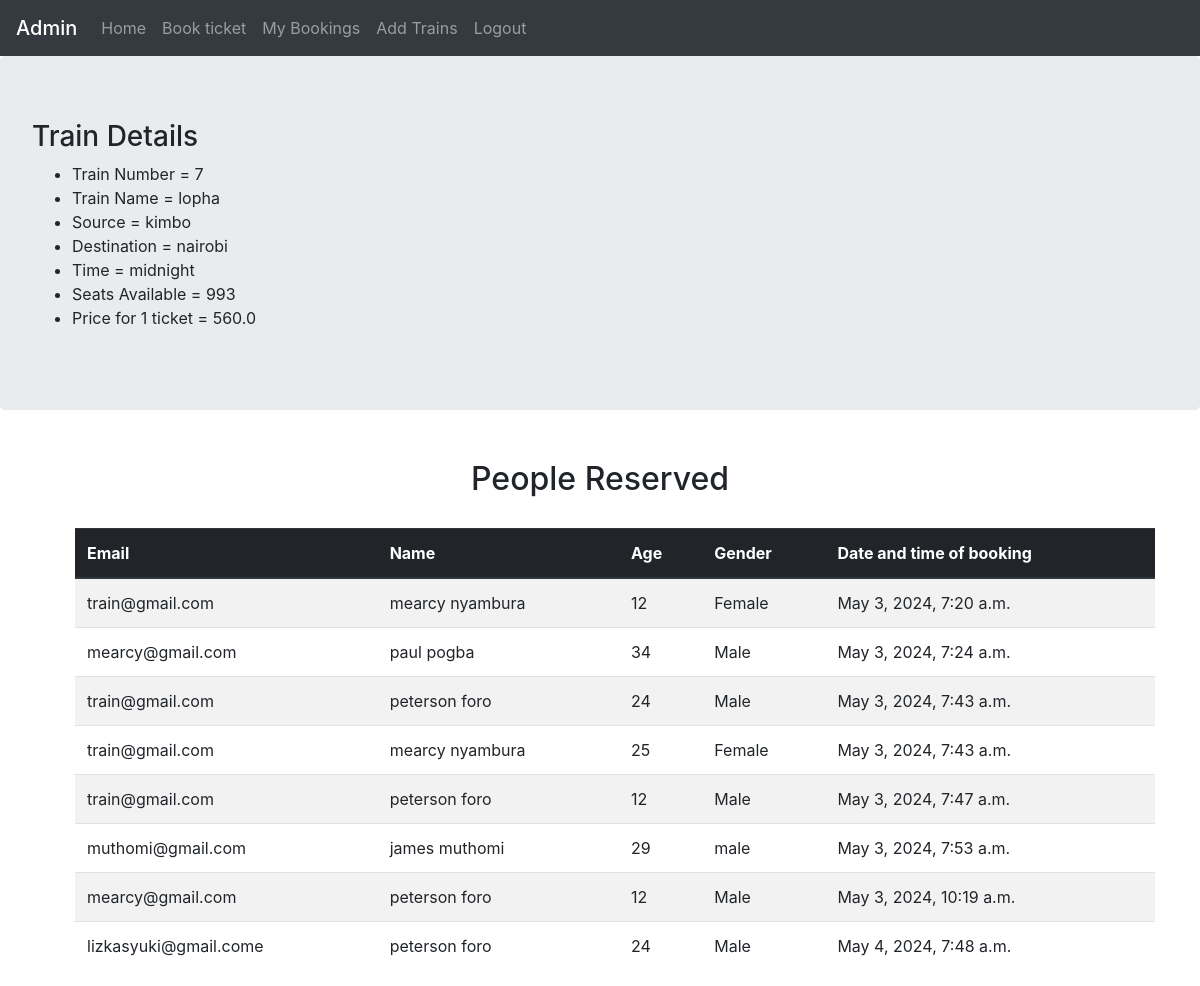
The app's page /reservation/7 (signed in) with its own data.
### reservation/models.py (models this page shows)
class trains(models.Model):
    train_name=models.CharField(max_length=50)
    source=models.CharField(max_length=50)
    destination=models.CharField(max_length=50)
    time=models.TimeField(auto_now=False, auto_now_add=False)
    price=models.FloatField(default=120)
    seats_available=models.IntegerField()

class person(models.Model):
    name=models.CharField(max_length=50)
    age=models.IntegerField()
    gender=models.CharField(max_length=50)
    email=models.EmailField(max_length=254)
    date_and_time_of_booking=models.DateTimeField(auto_now_add=True)
    train=models.ForeignKey('trains', on_delete=models.CASCADE)

### reservation/views.py (the view)
# urls.py: path('<train_id>',views.train_id,name="train_id"),
def train_id(request, train_id):
    if not request.user.is_superuser:
        return render(request, './error.html', {'msg': "Not an Admin"})
    l = trains.objects.get(pk=train_id)
    persons = l.person_set.all()
    context = {
        'train': l,
        'persons': persons
    }
    return render(request, './viewperson.html', context)

### reservation/templates/viewperson.html
{% extends "./base.html" %}
{% block content %}
<body>
    <div class='jumbotron'>
        <h3> Train Details </h3>
        <ul>
            <li>Train Number = {{train.pk}}</li>
            <li>Train Name = {{train.train_name}}</li>
            <li>Source = {{train.source}}</li>
            <li>Destination = {{train.destination}}</li>
            <li>Time = {{train.time}}</li>
            <li>Seats Available = {{train.seats_available}}</li>
            <li>Price for 1 ticket = {{train.price}}</li>
        </ul>
    </div>
    <div style="margin-top: 50px;">
        <center><h2>People Reserved</h2></center>
        <table class="table table-striped" style="width: 90%;margin-left:75px ;margin-top: 30px;">
            <thead class="thead-dark">
                <tr>
                    <th scope="col">Email</th>
                    <th scope="col">Name</th>
                    <th scope="col">Age</th>
                    <th scope="col">Gender</th>
                    <th scope="col">Date and time of booking</th>
                </tr>
            </thead>
            <tbody>
                {%for p in persons%}
                <tr>
                    <td>{{p.email}}</td>
                    <td>{{p.name}}</td>
                    <td>{{p.age}}</td>
                    <td>{{p.gender}}</td>
                    <td>{{p.date_and_time_of_booking}}</td>
                </tr>
                {% endfor %}
            </tbody>
        </table>
    </div>
</body>
{% endblock %}

### reservation/templates/base.html (shortened to what this page needs)
<!doctype html>
<html lang="en">
<head>
    <link rel="stylesheet" href="https://stackpath.bootstrapcdn.com/bootstrap/4.1.3/css/bootstrap.min.css"
>
    <nav class="navbar navbar-expand-lg navbar-dark bg-dark">
        <ul class="navbar-nav">
            {% if request.user.is_superuser %}
            <span class="navbar-brand mb-0 h1">Admin</span>
            {% else %}
            <span class="navbar-brand mb-0 h1">{{request.user.username}}</span>
            {% endif %}
            <li class="nav-item">
                <a class="nav-link" href="http://127.0.0.1:8000/reservation/">Home</a>
            </li>
            <li class="nav-item">
                <a class="nav-link" href="http://127.0.0.1:8000/reservation/bookform/">Book ticket</a>
            </li>
            <li class="nav-item">
                <a class="nav-link" href="http://127.0.0.1:8000/reservation/mybooking/">My Bookings</a>
            </li>
            <li class="nav-item">
                <a class="nav-link" href="http://127.0.0.1:8000/reservation/trainform/">Add Trains</a>
            </li>
            {% if request.user.is_authenticated %}
            <li class="nav-item">
                <a class="nav-link" href="http://127.0.0.1:8000/reservation/logout/">Logout</a>
            </li>
            {% endif %}
        </ul>
    </nav>
</head>
{% block content %}
{% endblock %}
</html>

### records on screen
trains: pk "7", train_name "lopha", source "kimbo", destination "nairobi", time "midnight", seats_available "993", price "560.0"
person: email "train@gmail.com", name "mearcy nyambura", age "12", gender "Female", date_and_time_of_booking "May 3, 2024, 7:20 a.m."
person: email "mearcy@gmail.com", name "paul pogba", age "34", gender "Male", date_and_time_of_booking "May 3, 2024, 7:24 a.m."
person: email "train@gmail.com", name "peterson foro", age "24", gender "Male", date_and_time_of_booking "May 3, 2024, 7:43 a.m."
person: email "train@gmail.com", name "mearcy nyambura", age "25", gender "Female", date_and_time_of_booking "May 3, 2024, 7:43 a.m."
person: email "train@gmail.com", name "peterson foro", age "12", gender "Male", date_and_time_of_booking "May 3, 2024, 7:47 a.m."
person: email "muthomi@gmail.com", name "james muthomi", age "29", gender "male", date_and_time_of_booking "May 3, 2024, 7:53 a.m."
person: email "mearcy@gmail.com", name "peterson foro", age "12", gender "Male", date_and_time_of_booking "May 3, 2024, 10:19 a.m."
person: email "lizkasyuki@gmail.come", name "peterson foro", age "24", gender "Male", date_and_time_of_booking "May 4, 2024, 7:48 a.m."
